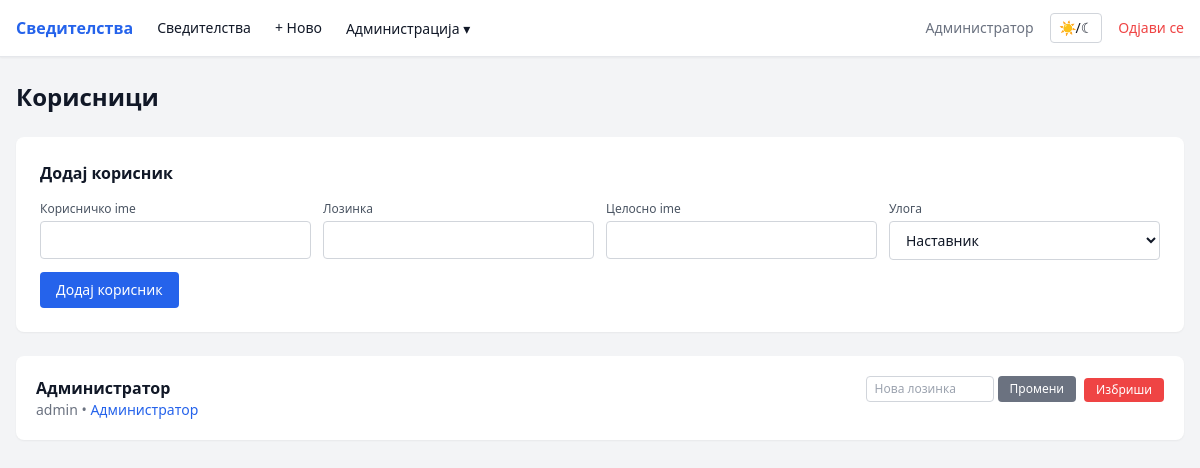
Page /admin/users (signed in) on the committed database.
### tables this page shows
CREATE TABLE users (
            id INTEGER PRIMARY KEY AUTOINCREMENT,
            username TEXT UNIQUE NOT NULL,
            password_hash TEXT NOT NULL,
            role TEXT NOT NULL DEFAULT 'teacher',
            full_name TEXT
        );

### svidetelstva-o/app.py (the view, shortened to what this page needs)
@app.route('/admin/users', methods=['GET', 'POST'])
@login_required
@admin_required
def admin_users():
    return render_template('admin/users.html',
        users=db.get_all_users(),
        classes=db.get_all_classes())

### svidetelstva-o/app.py (called while the page is built)
@login_manager.user_loader
def load_user(user_id):
    return db.get_user_by_id(user_id)

def admin_required(f):
    from functools import wraps
    @wraps(f)
    def decorated(*args, **kwargs):
        if not current_user.is_authenticated or current_user.role != 'admin':
            abort(403)
        return f(*args, **kwargs)
    return decorated

### svidetelstva-o/database.py (called while the page is built)
def get_db():
    conn = sqlite3.connect(DB_PATH)
    conn.row_factory = sqlite3.Row
    conn.execute('PRAGMA foreign_keys = ON')
    return conn

def get_user_by_id(user_id):
    conn = get_db()
    row = conn.execute('SELECT * FROM users WHERE id = ?', (user_id,)).fetchone()
    conn.close()
    return User(row['id'], row['username'], row['role'], row['full_name']) if row else None

def get_all_classes():
    conn = get_db()
    rows = conn.execute('SELECT * FROM classes ORDER BY name').fetchall()
    conn.close()
    return [dict(r) for r in rows]

def get_all_users():
    conn = get_db()
    users = conn.execute(
        'SELECT id, username, role, full_name FROM users ORDER BY role, full_name'
    ).fetchall()
    result = []
    for u in users:
        u = dict(u)
        classes = conn.execute('''
            SELECT c.id, c.name FROM classes c
            JOIN user_classes uc ON c.id = uc.class_id
            WHERE uc.user_id = ?
        ''', (u['id'],)).fetchall()
        u['classes'] = [dict(c) for c in classes]
        result.append(u)
    conn.close()
    return result

### svidetelstva-o/templates/admin/users.html (shortened to what this page needs)
{% extends 'base.html' %}
{% block content %}
<h1 class="text-2xl font-bold mb-6">Корисници</h1>
<div class="bg-white dark:bg-gray-800 rounded-lg shadow-sm p-6 mb-6">
    <h2 class="font-semibold mb-4">Додај корисник</h2>
    <form method="POST" class="grid grid-cols-2 md:grid-cols-4 gap-3">
        <div>
            <label class="block text-xs font-medium mb-1 text-gray-600 dark:text-gray-400">Корисничко ime</label>
            <input type="text" name="username" required class="w-full px-3 py-2 rounded border border-gray-300 dark:border-gray-600 bg-white dark:bg-gray-700 text-sm">
        </div>
        <div>
            <label class="block text-xs font-medium mb-1 text-gray-600 dark:text-gray-400">Лозинка</label>
            <input type="password" name="password" required class="w-full px-3 py-2 rounded border border-gray-300 dark:border-gray-600 bg-white dark:bg-gray-700 text-sm">
        </div>
        <div>
            <label class="block text-xs font-medium mb-1 text-gray-600 dark:text-gray-400">Целосно ime</label>
            <input type="text" name="full_name" class="w-full px-3 py-2 rounded border border-gray-300 dark:border-gray-600 bg-white dark:bg-gray-700 text-sm">
        </div>
        <div>
            <label class="block text-xs font-medium mb-1 text-gray-600 dark:text-gray-400">Улога</label>
            <select name="role" class="w-full px-3 py-2 rounded border border-gray-300 dark:border-gray-600 bg-white dark:bg-gray-700 text-sm">
                <option value="teacher">Наставник</option>
            </select>
        </div>
        <div class="md:col-span-4">
            <button type="submit" class="px-4 py-2 bg-blue-600 hover:bg-blue-700 text-white rounded text-sm">Додај корисник</button>
        </div>
    </form>
</div>
<div class="space-y-4">
    {% for user in users %}
    <div class="bg-white dark:bg-gray-800 rounded-lg shadow-sm p-5">
        <div class="flex items-start justify-between">
            <div>
                <div class="font-semibold">{{ user.full_name or user.username }}</div>
                <div class="text-sm text-gray-500">{{ user.username }} &bull;
                    <span class="{% if user.role == 'admin' %}text-blue-600{% else %}text-gray-500{% endif %}">
                        {{ 'Администратор' if user.role == 'admin' else 'Наставник' }}
                    </span>
                </div>
            </div>
            <div class="flex gap-2">
                <form method="POST" class="flex gap-1">
                    <input type="password" name="new_password" placeholder="Нова лозинка" required
                        class="px-2 py-1 rounded border border-gray-300 dark:border-gray-600 bg-white dark:bg-gray-700 text-xs w-32">
                    <button type="submit" class="px-3 py-1 bg-gray-500 hover:bg-gray-600 text-white rounded text-xs">Промени</button>
                </form>
                <form method="POST" onsubmit="return confirm('Избриши го корисникот {{ user.username }}?')">
                    <button class="px-3 py-1 bg-red-500 hover:bg-red-600 text-white rounded text-xs">Избриши</button>
                </form>
            </div>
        </div>
    </div>
    {% endfor %}
</div>
{% endblock %}

### svidetelstva-o/templates/base.html (shortened to what this page needs)
<!DOCTYPE html>
<html lang="mk" class="">
<head>
    <script src="https://cdn.tailwindcss.com"></script>
</head>
<body class="bg-gray-100 dark:bg-gray-900 text-gray-900 dark:text-gray-100 min-h-screen">
    {% if current_user.is_authenticated %}
    <nav class="bg-white dark:bg-gray-800 shadow-sm border-b border-gray-200 dark:border-gray-700">
        <div class="max-w-7xl mx-auto px-4 flex items-center justify-between h-14">
            <div class="flex items-center gap-6">
                <a href="{{ url_for('dashboard') }}" class="font-semibold text-blue-600 dark:text-blue-400">Сведителства</a>
                <a href="{{ url_for('certificates_list') }}" class="text-sm hover:text-blue-600 dark:hover:text-blue-400">Сведителства</a>
                <a href="{{ url_for('certificate_new') }}" class="text-sm hover:text-blue-600 dark:hover:text-blue-400">+ Ново</a>
                {% if current_user.role == 'admin' %}
                <div class="relative group">
                    <button class="text-sm hover:text-blue-600 dark:hover:text-blue-400">Администрација ▾</button>
                </div>
                {% endif %}
            </div>
            <div class="flex items-center gap-4">
                <span class="text-sm text-gray-500 dark:text-gray-400">{{ current_user.full_name or current_user.username }}</span>
                <button onclick="toggleTheme()" class="text-sm px-2 py-1 rounded border border-gray-300 dark:border-gray-600 hover:bg-gray-100 dark:hover:bg-gray-700" title="Смени тема">☀/☾</button>
                <a href="{{ url_for('logout') }}" class="text-sm text-red-500 hover:text-red-700">Одјави се</a>
            </div>
        </div>
    </nav>
    {% endif %}
    <main class="max-w-7xl mx-auto px-4 py-6">
        {% block content %}{% endblock %}
    </main>
</body>
</html>

### rows in the picture
users: full_name "Администратор", username "admin", role "Администратор"
